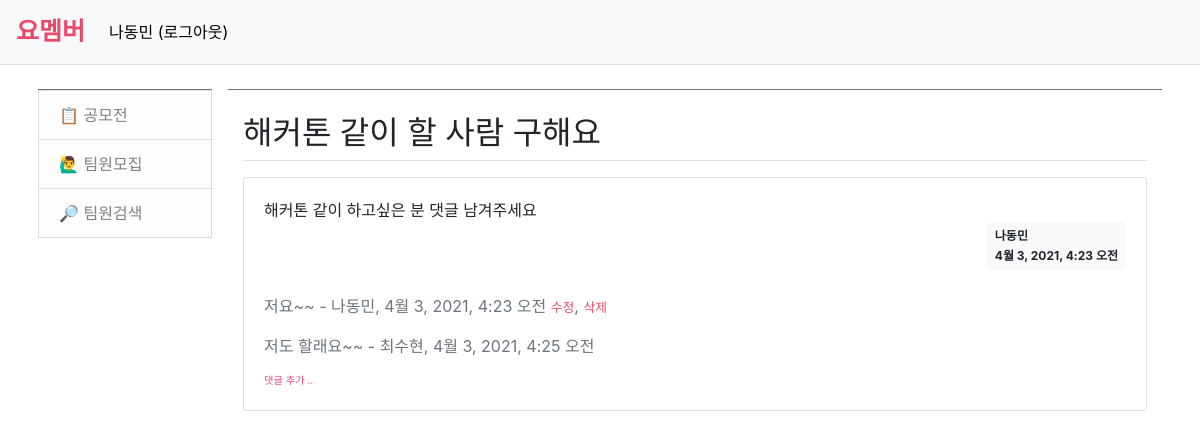
Page /yomember/team/1/ (signed in) on the committed database.
### yomember/models.py (models this page shows, shortened)
class Question(models.Model):
    subject = models.CharField(max_length=200)
    content = models.TextField()
    create_date = models.DateTimeField()
    author = models.ForeignKey(User, on_delete=models.CASCADE)

class Comment(models.Model):
    author = models.ForeignKey(User, on_delete=models.CASCADE)
    content = models.TextField()
    create_date = models.DateTimeField()
    modify_date = models.DateTimeField(null=True, blank=True)
    question = models.ForeignKey(Question, null=True, blank=True, on_delete=models.CASCADE)

### yomember/views.py (the view)
# urls.py: path('team/<int:question_id>/', views.detail, name='detail'),
def detail(request, question_id):
    question = get_object_or_404(Question, pk=question_id)
    context = {'question': question}
    return render(request, 'yomember/team_detail.html', context)

### templates/yomember/team_detail.html (shortened to what this page needs)
{% extends 'base.html' %}
{% block content %}
{% load static %}
<link rel="stylesheet" type="text/css" href="{% static 'bootstrap.min.css' %}">
<div class="container my-3">
    <h2 class="border-bottom py-2">{{ question.subject }}</h2>
    <div class="card my-3">
        <div class="card-body">
            <div class="card-text" style="white-space: pre-line;">{{ question.content }}</div>
            <div class="d-flex justify-content-end">
                <div class="badge badge-light p-2 text-left">
                    <div class="mb-2">{{ question.author.username }}</div>
                    <div>{{ question.create_date }}</div>
                </div>
            </div>
            {% if question.comment_set.count > 0 %}
            <div class="mt-3">
            {% for comment in question.comment_set.all %}
            <div class="comment py-2 text-muted">
            <span style="white-space: pre-line;">{{ comment.content }}</span>
            <span>
                - {{ comment.author }}, {{ comment.create_date }}
            </span>
            {% if request.user == comment.author %}
            <a href="{% url 'yomember:comment_modify_question' comment.id  %}" class="small" style="color: #EB496B;">수정</a>,
            <a href="#" class="small delete"
               data-uri="{% url 'yomember:comment_delete_question' comment.id  %}" style="color: #EB496B;">삭제</a>
            {% endif %}
            </div>
            {% endfor %}
            </div>
            {% endif %}
            <div>
            <a href="{% url 'yomember:comment_create_question' question.id  %}"
               class="small" style="color: #EB496B;"><small>댓글 추가 ..</small></a>
        </div>
        </div>
    </div>
</div>
{% endblock %}

### templates/navbar.html (shortened to what this page needs)
<nav class="navbar navbar-expand-lg navbar-light bg-light border-bottom">
    <a class="navbar-brand" href="{% url 'yomember:index' %}" style="color: #EB496B; font-weight: bold; font-size: 25px;">요멤버</a>
    <div class="collapse navbar-collapse flex-grow-0" id="navbarNav">
        <ul class="navbar-nav">
            <li class="nav-item ">
                {% if user.is_authenticated %}
                <a class="nav-link" href="{% url 'common:logout' %}" style="color: black;">{{ user.username }} (로그아웃)</a>
                {% else %}
                <a class="nav-link" href="{% url 'common:login' %}" style="color: black;">로그인</a>
                {% endif %}
            </li>
        </ul>
    </div>
</nav>

### rows in the picture
Question: subject "해커톤 같이 할 사람 구해요", content "해커톤 같이 하고싶은 분 댓글 남겨주세요", author.username "나동민", create_date "4월 3, 2021, 4:23 오전"
Comment: content "저요~~", author "나동민", create_date "4월 3, 2021, 4:23 오전", shows "수정"
Comment: content "저도 할래요~~", author "최수현", create_date "4월 3, 2021, 4:25 오전"

### other values in the picture
{{ user.username }} "나동민"
